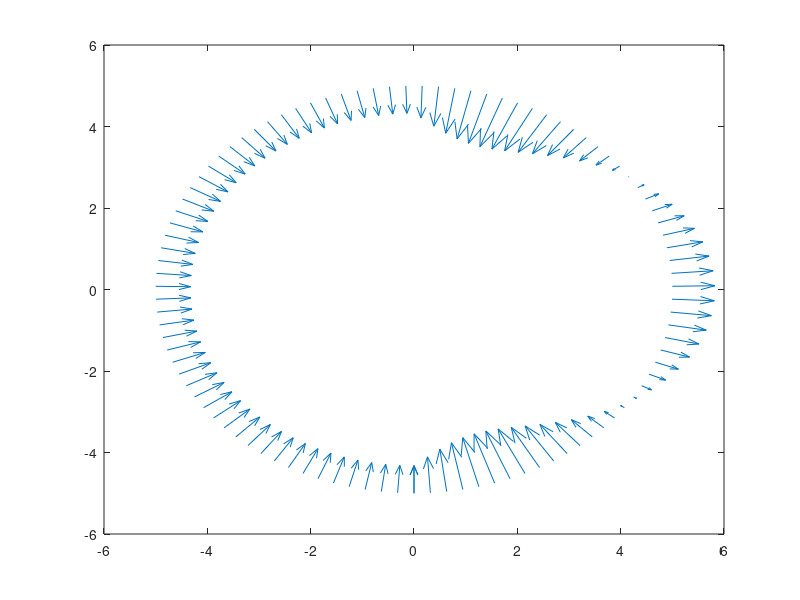

The MATLAB source for this figure:


%teta1 = linspace(-pi/2, pi/2);
%teta2 = linspace(pi/2, 3/2*pi);

%cp90 = cp(pi/2);
%cd = (integral(@(t) (1-(1.814.*t-0.271.*t.^3-0.0471.*t.^5).^2).*cos(t), -pi/2, pi/2) + integral(@(t) (cp90).*cos(t), pi/2, 3*pi/2))/2
%cl = (integral(@(t) (1-(1.814.*t-0.271.*t.^3-0.0471.*t.^5).^2).*sin(t), -pi/2, pi/2) + integral(@(t) (cp90).*sin(t), pi/2, 3*pi/2))/2


r=5;


teta = linspace(-pi/2, 3/2*pi);
cp= @(x) (1-(1.814.*x-0.271.*x.^3-0.0471.*x.^5).^2) .* (x < pi/2) + (1-(1.814*(pi/2)-0.271*(pi/2)^3-0.0471*(pi/2)^5)^2).*(x >= pi/2);
cp(0.3*pi);
cp(3/2*pi)
x = r.*cos(teta);
y = r.*sin(teta);

quiver(x, y, cp(teta).*cos(teta), cp(teta).*sin(teta))
